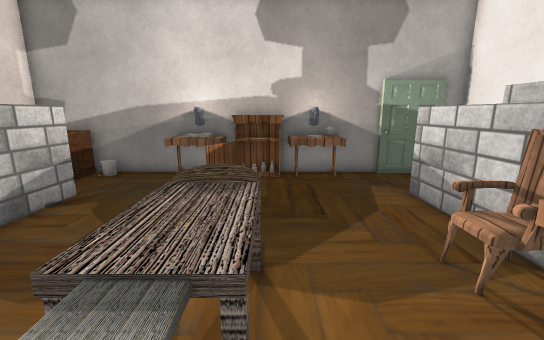
View 1 (above)

16 first-person views from a walk through a scene from a Unity 3-D project. The camera is 1.4 m above the floor, tilts 12° down and sees 90° across. The floor is counted in squares, 0.5 m on a side. Each view is taken from the middle of a square. On the plan, view 1 faces up. The plan holds only what a view shows up to about 19 squares ahead; the rest is blank. The player character is not drawn. Some surface patterns are stand-ins.

View 2
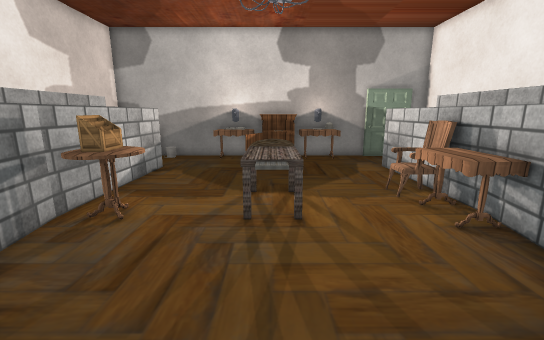

View 3
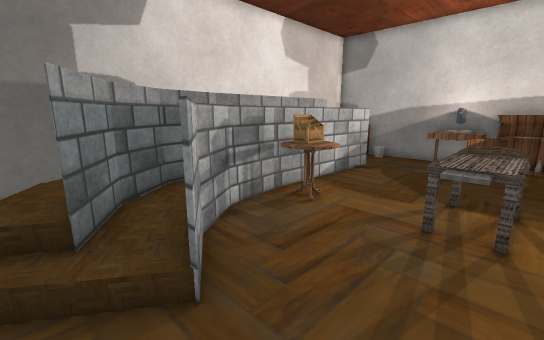

View 4
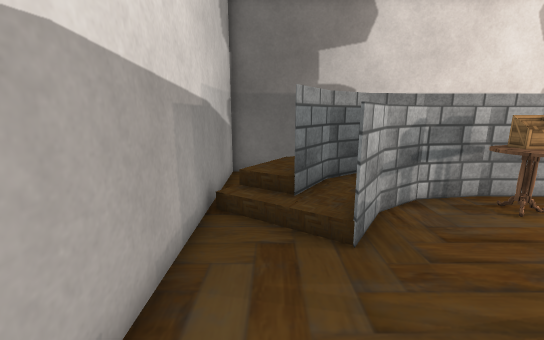

View 5
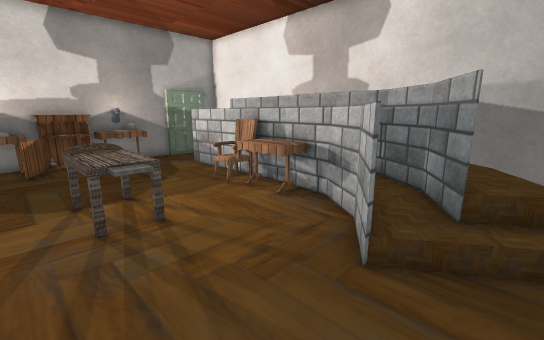

View 6
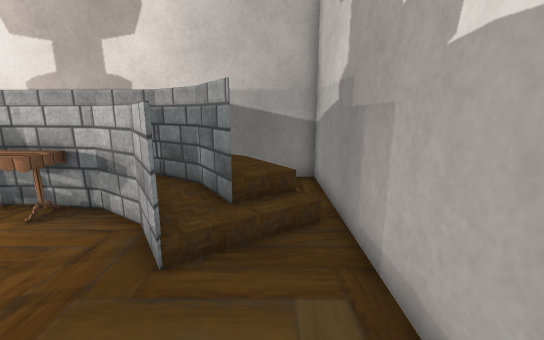

View 7
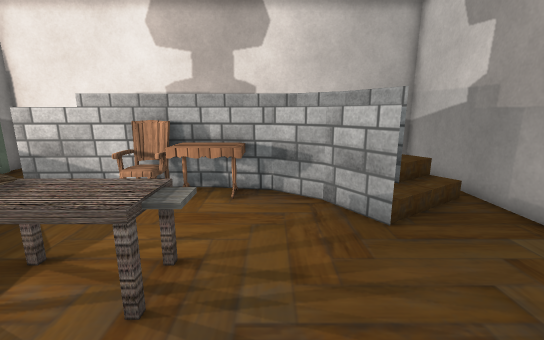

View 8
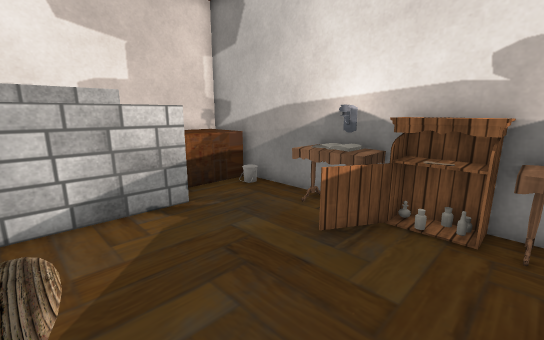

View 9
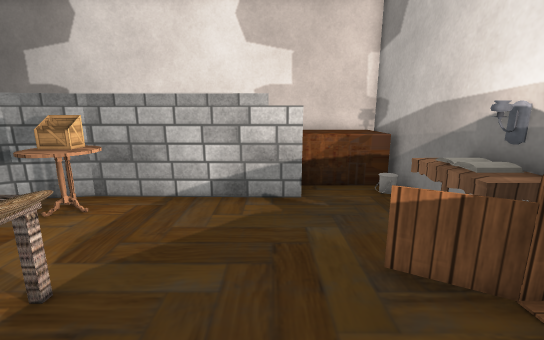

View 10
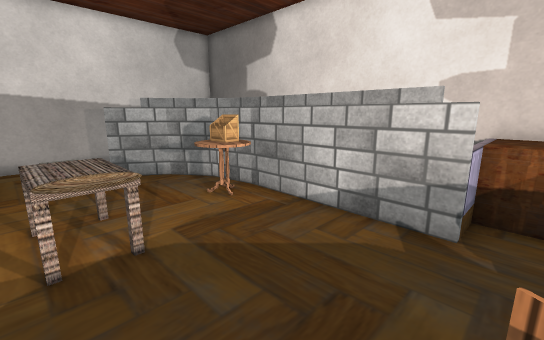

View 11
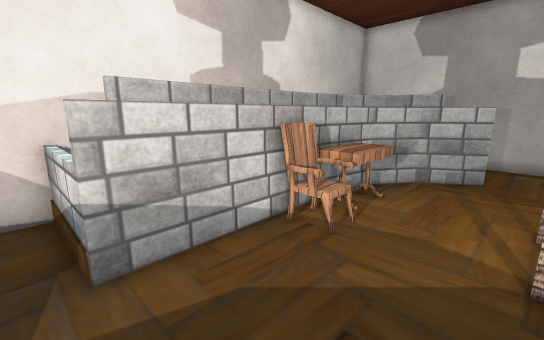

View 12
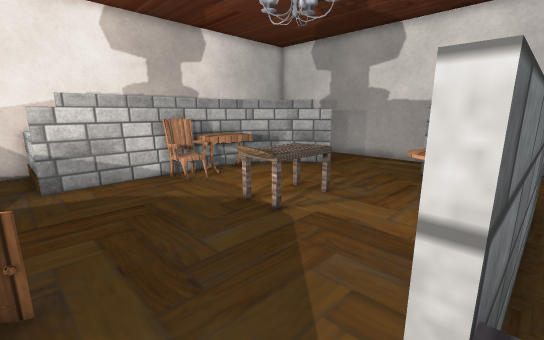

View 13
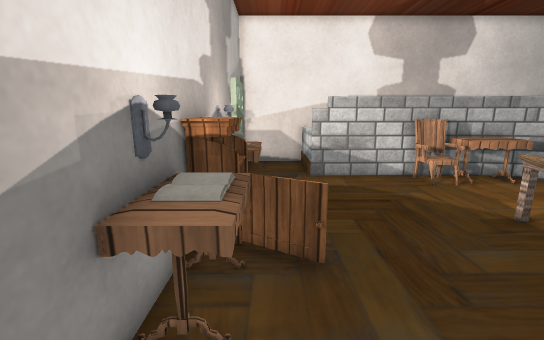

View 14
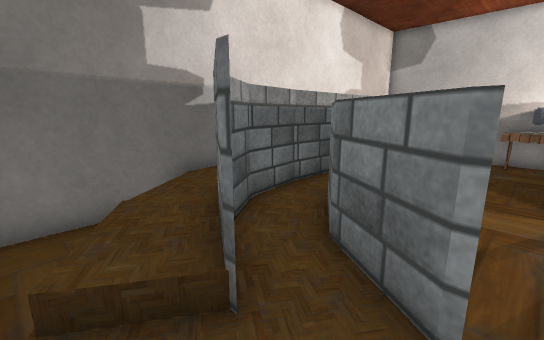

View 15
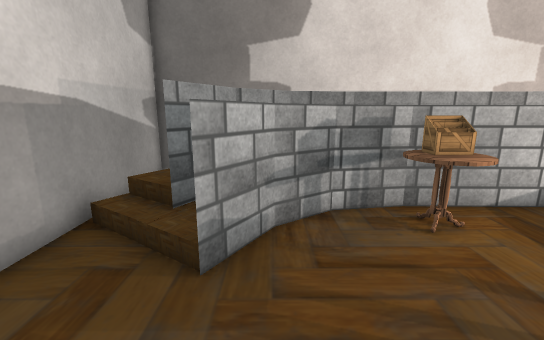

View 16
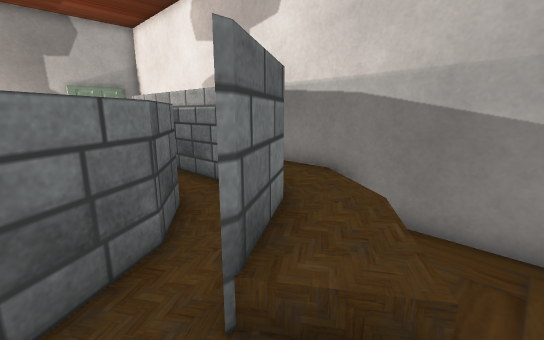

### Floor plan
Key: @ floor where view 1 was taken; # wall or solid block; . floor; / step, stairs or slope; = window, fence, low wall or low ledge; ^ raised ledge; v drop or lower ground; B books; L lamp; T table; C chair; A box; O other object.
Columns run from 11 left of view 1 to 9 right of it. Each row starts with its distance up from view 1.
 13 #####################
 12 #OOO..TBLTOOTLO.= ..#
 11 #OOO...TTT..TTT.....#
 10 #OOO.....O..........#
  9 #OO##...........#O#O#
  8 # ###...........  ###
  7 # ###...........###
  6 # ###...........#
  5 # # O.....^....C##
  4 # # O....^^^...OC#
  3 # ###AA..^^^..TT##
  2 # = OAA..^^^..TT#
  1 # ###TT...^...TT#
  0 # O ##.....@...##
 -1 # #O #.........O #
 -2 #  O ##......#O###  #
 -3 #  ####O.....#####  #
 -4 #   #O#/......#O   v#
 -5 #..   /.......O  vvv#
 -6 #.../ /........O vvv#
 -7 #####################

Where each view was taken, in squares from view 1:
view 1: 0 up, 0 right, facing up
view 2: 5 down, 1 left, facing up
view 3: 5 down, 0 right, facing up-left
view 4: 5 down, 2 right, facing left
view 5: 5 down, 3 left, facing up-right
view 6: 5 down, 3 left, facing right
view 7: 0 up, 5 left, facing right
view 8: 5 up, 1 right, facing up-left
view 9: 8 up, 2 right, facing left
view 10: 10 up, 0 right, facing down-left
view 11: 10 up, 0 right, facing down-right
view 12: 10 up, 7 left, facing down-right
view 13: 11 up, 7 left, facing right
view 14: 6 down, 3 left, facing up-left
view 15: 2 down, 1 right, facing left
view 16: 6 down, 2 right, facing up-right
